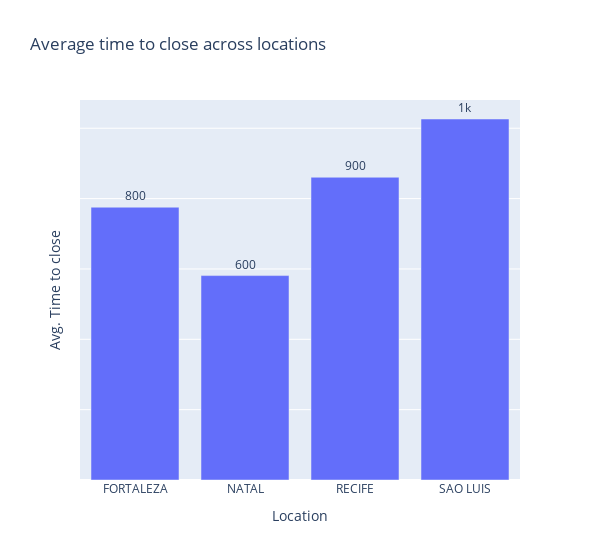

Source (notebook cell):
### Markdown cell above
### 3. How does the average time to close claims differ by location?
**Sao Luis** has the highest average time to close (**approx. 1000 days**) followed by **Recife** (**approx. 860 days**). The bar chart also shows that, on average, it takes **approximately 580 days** to close a claim in **Natal** which is the lowest average time to close amongst the four locations while it takes **approximately 780 days** on average to close a case in **Fortaleza**.

### Code cell
avg  = claims_clean.groupby('location')['time_to_close'].mean()
fig = px.bar(avg, x= avg.index, y= avg.values,
             title='Average time to close across locations', 
                   text_auto= '.1s',
                   width=600,
                   labels={'location':'Location', 'y':'Avg. Time to close'})
fig.update_traces(textposition='outside', cliponaxis=False)
fig.update_yaxes(showticklabels=False)
fig.show()

### Figure 1 — Plotly figure (JSON) as saved in the notebook; plotly's stock layout.template omitted (floating-point values rounded to 4 significant figures)
{"data": [{"alignmentgroup": "True", "cliponaxis": false, "hovertemplate": "Location=%{x}<br>Avg. Time to close=%{y}<extra></extra>", "legendgroup": "", "marker": {"color": "#636efa", "pattern": {"shape": ""}}, "name": "", "offsetgroup": "", "orientation": "v", "showlegend": false, "textposition": "outside", "texttemplate": "%{y:.1s}", "type": "bar", "x": ["FORTALEZA", "NATAL", "RECIFE", "SAO LUIS"], "xaxis": "x", "y": [775.5, 581.1, 860.7, 1026.0], "yaxis": "y"}], "layout": {"barmode": "relative", "legend": {"tracegroupgap": 0}, "title": {"text": "Average time to close across locations"}, "width": 600, "xaxis": {"anchor": "y", "domain": [0, 1], "title": {"text": "Location"}}, "yaxis": {"anchor": "x", "domain": [0, 1], "showticklabels": false, "title": {"text": "Avg. Time to close"}}}}
